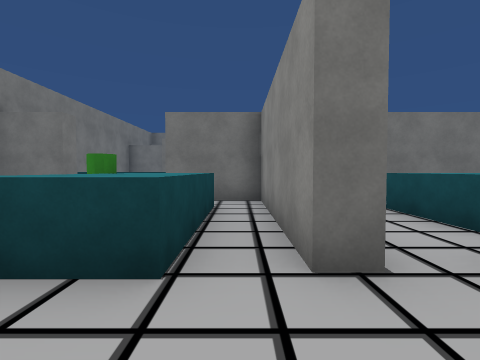
[1] (above)

24 first-person views from a walk through a 3-D level made in the Unity game engine. The camera is 1.4 m above the floor, tilts 2° down and sees 85° across. The floor is counted in squares, 2 m on a side. Each view is taken from the middle of a square. On the plan, view 1 faces up. The plan holds only what a view shows up to about 9 squares ahead; the rest is blank. The place goes on beyond the plan. The player is left out. Some surface patterns are stand-ins.

[2]
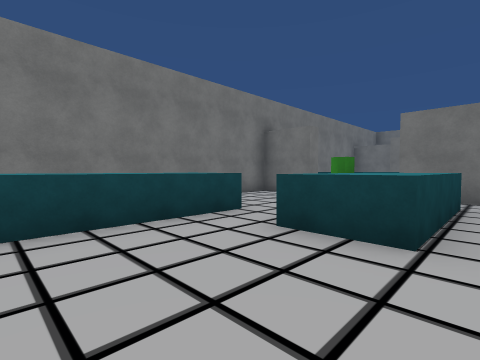

[3]
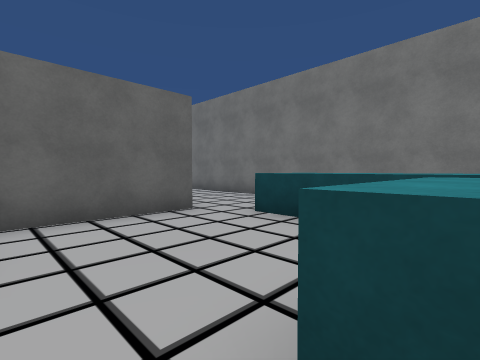

[4]
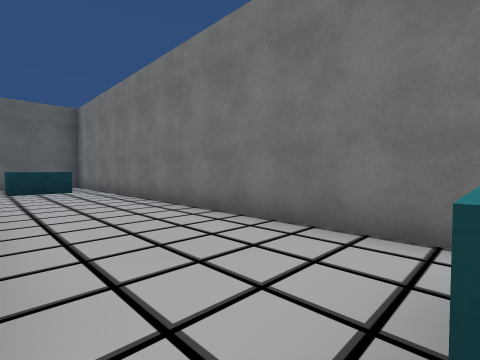

[5]
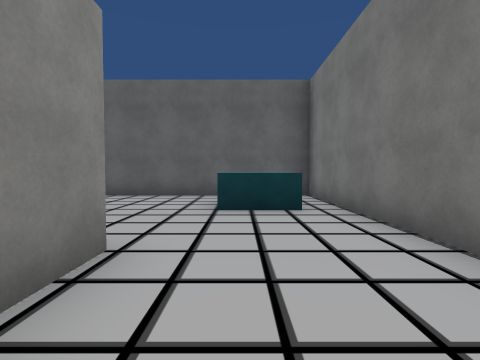

[6]
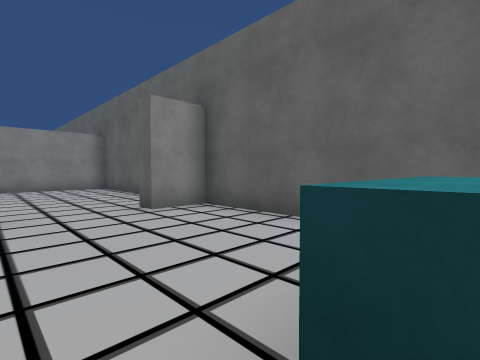

[7]
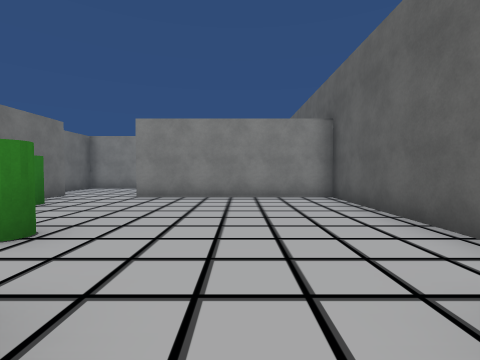

[8]
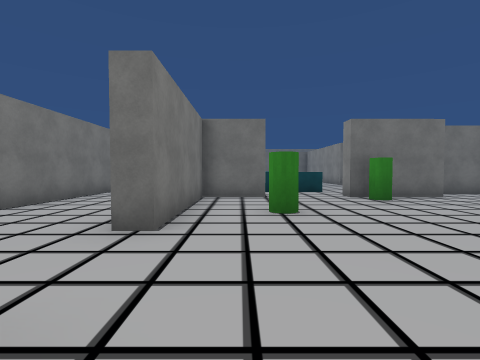

[9]
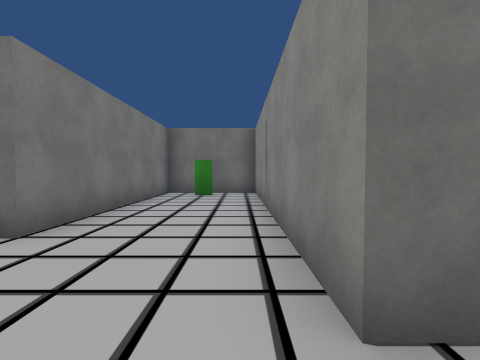

[10]
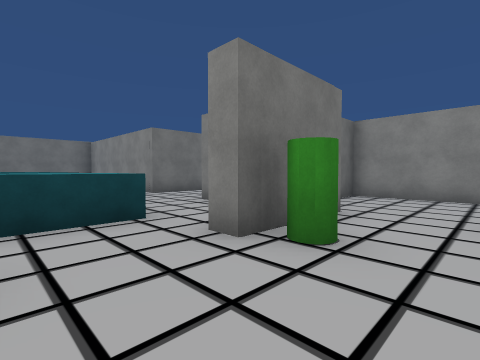

[11]
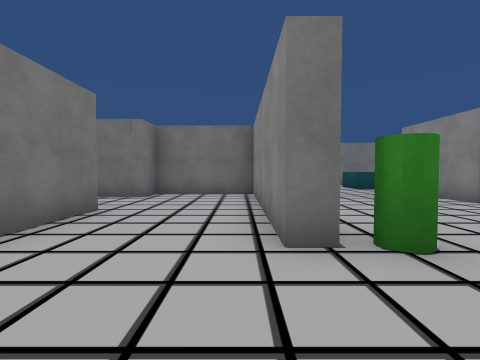

[12]
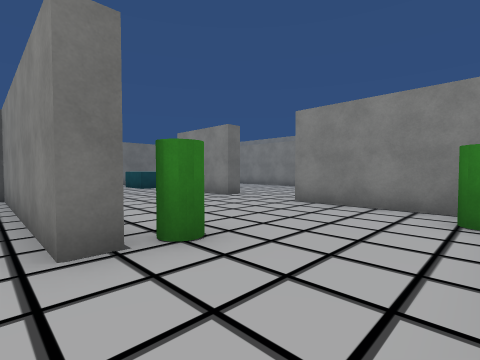

[13]
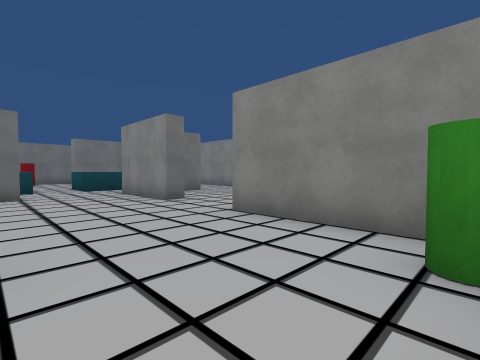

[14]
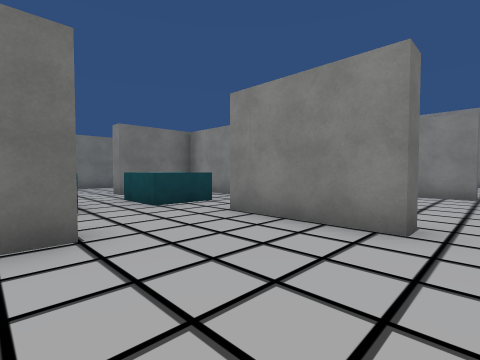

[15]
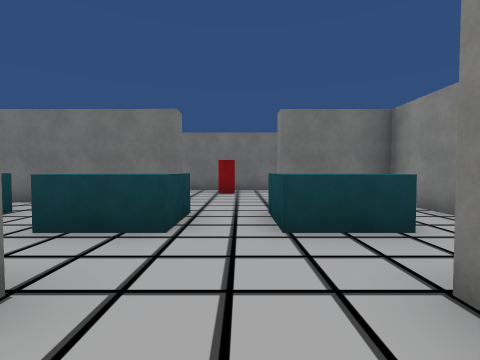

[16]
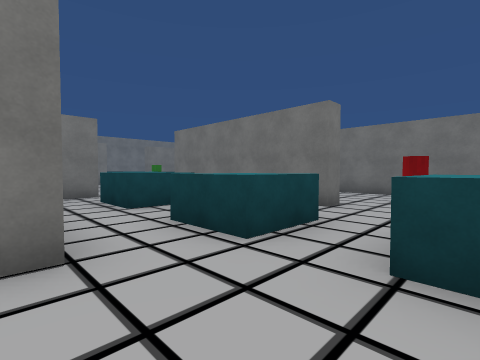

[17]
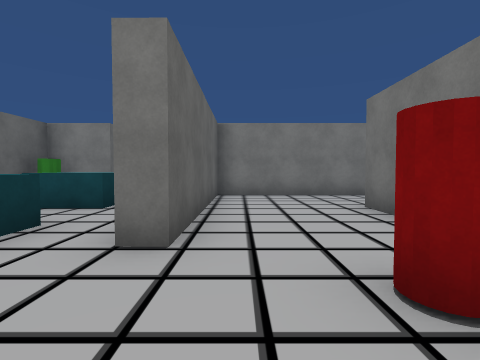

[18]
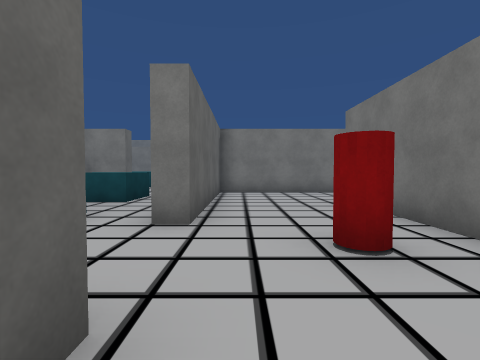

[19]
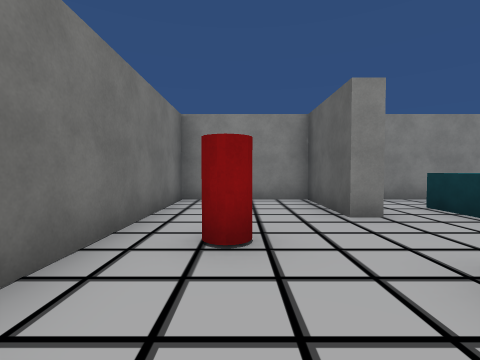

[20]
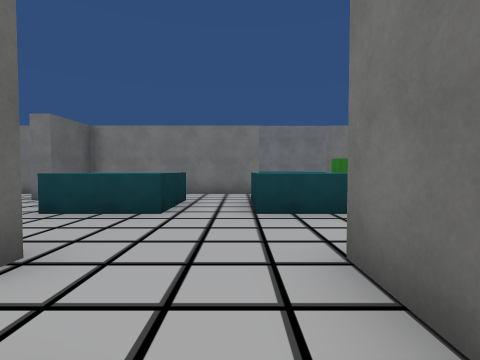

[21]
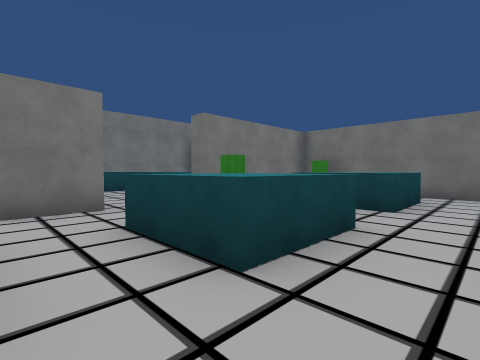

[22]
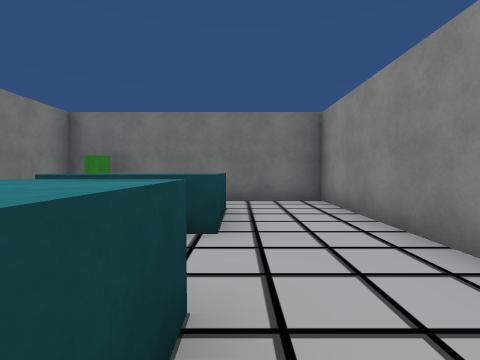

[23]
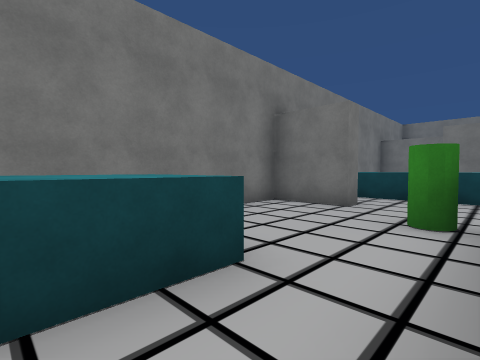

[24]
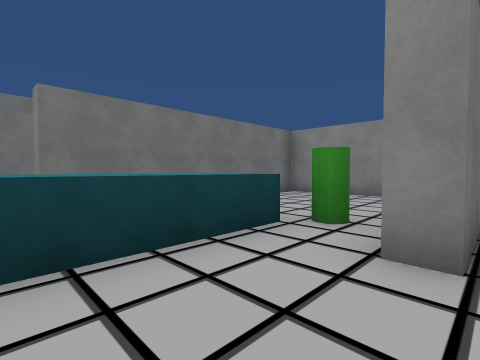

### Floor plan
Key: @ floor where view 1 was taken; # wall or solid block; . floor; ^ raised ledge; C green cylinder; R red cylinder.
Columns run from 6 left of view 1 to 21 right of it. Each row starts with its distance up from view 1.
 14   ##
 13
 12    ########
 11          .#
 10        ...#
  9  ^^^^^....#
  8  ....C....#
  7 ##...#########
  6 #......#C  ..#
  5 #...C^.#.^^..#
  4 #...^^.#.^^..#..#########
  3 #...^^.#.^^..#..........#
  2 #^^.^^.#C....#......R...#
  1 #^^......^^..#..........#
  0 #^^...@..^^..######..####
 -1 #^^....#................#
 -2 #...####.......^^.^^.^^.#
 -3 #...#C.# ^^..#.^^.^^.^^.#
 -4 #...#..# ^^..#C........ #
 -5 #...#..# ....######...#
 -6 #...#..##..###...#....#..  #
 -7 #...#..#...C.....#....#....#
 -8 #...#..#.........#.........
 -9 #......#.C...#...#.....
-10 #............#...#....#
-11 #^^..........#....C...#
-12 #^^..........# .......#
-13 #  ....#.....#  ....C.#
-14 ##############

Where each view was taken, in squares from view 1:
view 1: 0 up, 0 right, facing up
view 2: 1 down, 0 right, facing up-left
view 3: 2 up, 0 right, facing down-left
view 4: 1 down, 3 left, facing down-left
view 5: 6 down, 4 left, facing down
view 6: 10 down, 4 left, facing down-right
view 7: 11 down, 0 right, facing right
view 8: 13 down, 2 right, facing up
view 9: 11 down, 0 right, facing up
view 10: 8 down, 3 right, facing up-right
view 11: 13 down, 10 right, facing up
view 12: 13 down, 10 right, facing up-right
view 13: 13 down, 12 right, facing up-right
view 14: 8 down, 12 right, facing up-right
view 15: 6 down, 14 right, facing up
view 16: 5 down, 15 right, facing up-left
view 17: 1 up, 15 right, facing left
view 18: 1 up, 16 right, facing left
view 19: 2 up, 11 right, facing right
view 20: 1 down, 9 right, facing left
view 21: 2 down, 6 right, facing up-left
view 22: 0 up, 5 right, facing up
view 23: 1 up, 2 left, facing up-left
view 24: 6 up, 4 left, facing up-right
